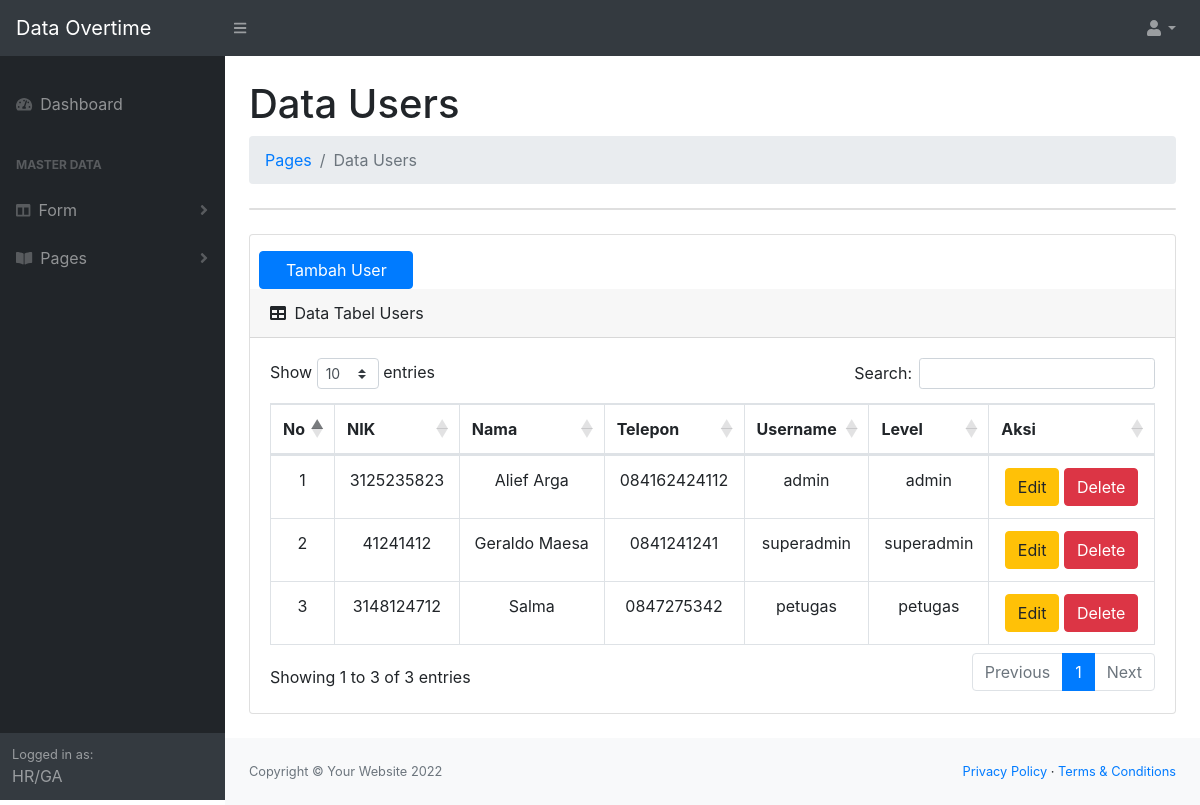
Screenshot of /tambahuser.php with the database file from the repository.
### tables this page shows
CREATE TABLE `users` (
  `id` int(11) NOT NULL,
  `nik` varchar(10) NOT NULL,
  `nama` varchar(100) NOT NULL,
  `telepon` varchar(100) NOT NULL,
  `username` varchar(100) NOT NULL,
  `password` varchar(100) NOT NULL,
  `level` varchar(25) NOT NULL DEFAULT 'member'
);

### tambahuser.php (the view, shortened to what this page needs)
<?php
include 'dbconnect.php';
?>
<!DOCTYPE html>
<html lang="en">
<head>
    <link href="css/styles.css" rel="stylesheet" />
    <link href="css/styles.css" rel="stylesheet" />
    <link href="https://cdn.datatables.net/1.10.20/css/dataTables.bootstrap4.min.css" rel="stylesheet" />
</head>
<body class="sb-nav-fixed">
    <nav class="sb-topnav navbar navbar-expand navbar-dark bg-dark">
        <a class="navbar-brand" href="index.html">Data Overtime</a>
        <button class="btn btn-link btn-sm order-1 order-lg-0" id="sidebarToggle" href="#"><i class="fas fa-bars"></i></button>
        <ul class="navbar-nav ml-auto ml-md-0">
            <li class="nav-item dropdown">
                <a class="nav-link dropdown-toggle" id="userDropdown" href="#" role="button" data-toggle="dropdown" aria-haspopup="true" aria-expanded="false"><i class="fas fa-user fa-fw"></i></a>
            </li>
        </ul>
    </nav>
    <div id="layoutSidenav">
        <div id="layoutSidenav_nav">
            <nav class="sb-sidenav accordion sb-sidenav-dark" id="sidenavAccordion">
                <div class="sb-sidenav-menu">
                    <div class="nav">
                        <br>
                        <a class="nav-link" href="index.php">
                            <div class="sb-nav-link-icon"><i class="fas fa-tachometer-alt"></i></div>
                            Dashboard
                        </a>
                        <div class="sb-sidenav-menu-heading">Master Data</div>
                        <a class="nav-link collapsed" href="#" data-toggle="collapse" data-target="#collapseLayouts" aria-expanded="false" aria-controls="collapseLayouts">
                            <div class="sb-nav-link-icon"><i class="fas fa-columns"></i></div>
                            Form
                            <div class="sb-sidenav-collapse-arrow"><i class="fas fa-angle-down"></i></div>
                        </a>
                        <a class="nav-link collapsed" href="#" data-toggle="collapse" data-target="#collapsePages" aria-expanded="false" aria-controls="collapsePages">
                            <div class="sb-nav-link-icon"><i class="fas fa-book-open"></i></div>
                            Pages
                            <div class="sb-sidenav-collapse-arrow"><i class="fas fa-angle-down"></i></div>
                        </a>
                    </div>
                </div>
                <div class="sb-sidenav-footer">
                    <div class="small">Logged in as:</div>
                    HR/GA
                </div>
            </nav>
        </div>
        <div id="layoutSidenav_content">
            <main>
                <div class="container-fluid">
                    <h1 class="mt-4">Data Users</h1>
                    <ol class="breadcrumb mb-4">
                        <li class="breadcrumb-item"><a href="index.php">Pages</a></li>
                        <li class="breadcrumb-item active">Data Users</li>
                    </ol>
                    <div class="card mb-4">
                    </div>
                    <div class="card mb-4">
                        <button type="button" class="btn btn-primary col-md-2 mt-3" style="margin-left: 1% ;" data-toggle="modal" data-target="#myModal">
                            Tambah User
                        </button>
                        <div class="card-header">
                            <i class="fas fa-table mr-1"></i>
                            Data Tabel Users
                        </div>
                        <div class="card-body">
                            <div class="table-responsive">
                                <table class="table table-bordered" id="dataTable" width="100%" cellspacing="0">
                                    <thead>
                                        <tr>
                                            <th>No</th>
                                            <th>NIK</th>
                                            <th>Nama</th>
                                            <th>Telepon</th>
                                            <th>Username</th>
                                            <th>Level</th>
                                            <th>Aksi</th>
                                        </tr>
                                    </thead>
                                    <tbody>
                                        <?php
                                        $no = 1;
                                        $sql = $conn->query("SELECT * FROM users order by nama ASC");
                                        while ($data = $sql->fetch_assoc()) {
                                            $id =$data['id'];
                                            ?>
                                            <tr>
                                                <td><?php echo $no++; ?></td>
                                                <td><?php echo $data['nik'] ?></td>
                                                <td><?php echo $data['nama'] ?></td>
                                                <td><?php echo $data['telepon'] ?></td>
                                                <td><?php echo $data['username'] ?></td>
                                                <td><?php echo $data['level'] ?></td>
                                                <td>
                                                    <button type="button" class="btn btn-warning" data-toggle="modal" data-target="#edit<?= $id; ?>">
                                                        Edit
                                                    </button>
                                                    <button type="button" class="btn btn-danger" data-toggle="modal" data-target="#del<?= $id; ?>">
                                                        Delete
                                                    </button>
                                                </td>
                                            </tr>
                                        <?php
                                    };
                                    ?>
                                </tbody>
                            </table>
                        </div>
                    </div>
                </div>
            </div>
        </main>
        <footer class="py-4 bg-light mt-auto">
            <div class="container-fluid">
                <div class="d-flex align-items-center justify-content-between small">
                    <div class="text-muted">Copyright &copy; Your Website 2022</div>
                    <div>
                        <a href="#">Privacy Policy</a>
                        &middot;
                        <a href="#">Terms &amp; Conditions</a>
                    </div>
                </div>
            </div>
        </footer>
    </div>
</div>
</body>
</html>

### tambahuser.php (style rules this page uses)
table, td, th { border: 1px solid black; }
table { border-collapse: collapse; width: 100%; }
td, tr { text-align: center; }

### rows the page displays
users: nik "3125235823", nama "Alief Arga", telepon "084162424112", username "admin", level "admin"
users: nik "41241412", nama "Geraldo Maesa", telepon "0841241241", username "superadmin", level "superadmin"
users: nik "3148124712", nama "Salma", telepon "0847275342", username "petugas", level "petugas"
